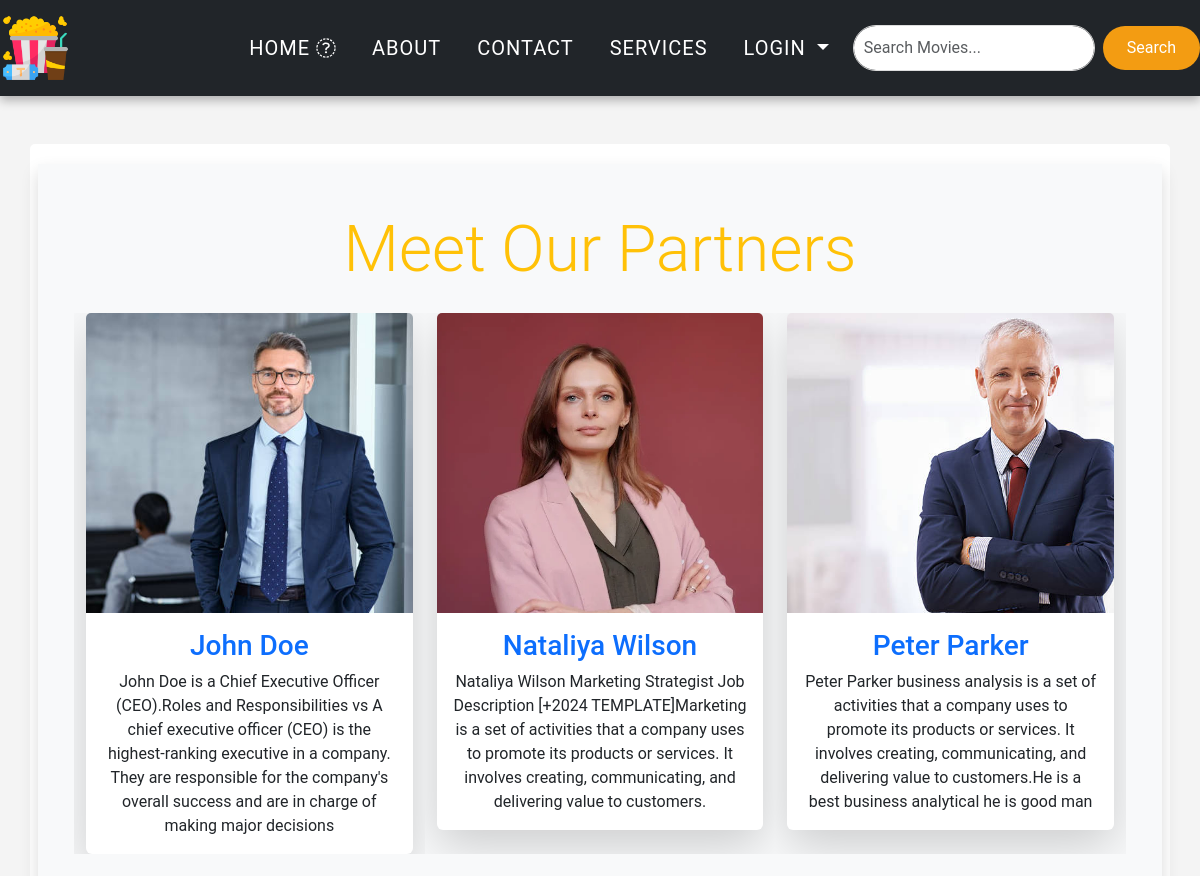
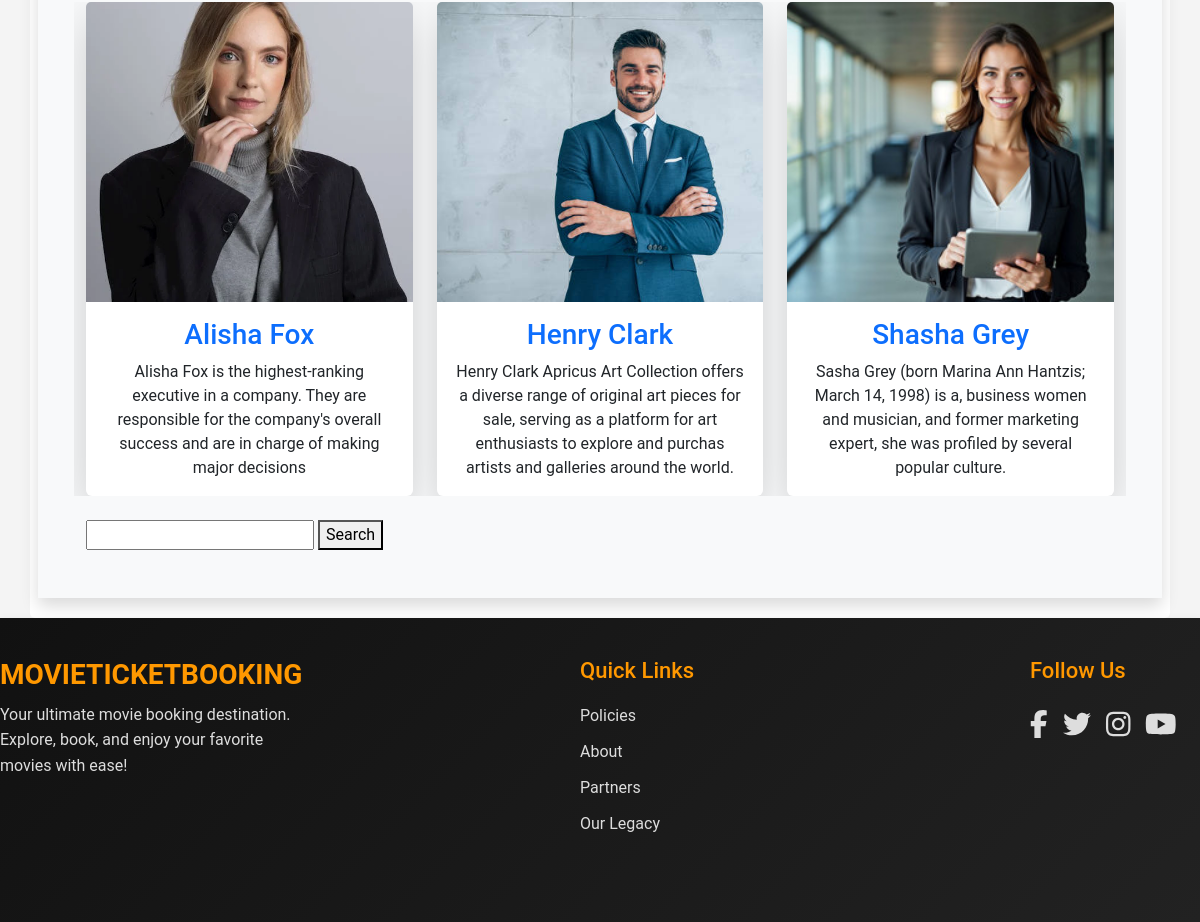
The page /partners/ on the database its author committed (2 pictures, top to bottom).
### movieapp/models.py (models this page shows, shortened)
class Partner(models.Model):
    name = models.CharField(max_length=100)
    image = models.ImageField(upload_to='partners/')
    description = models.TextField()
    @staticmethod
    def partners():
        return Partner.objects.all()

### movieapp/views.py (the view)
# urls.py: path('partners/', views.partners, name='partners'),
def partners(request):
    partners = Partner.objects.all()  # Fetch all partners from the database
    return render(request, 'partners.html', {'partners': partners})

### movieapp/templates/partners.html (shortened to what this page needs)
{% extends "base.html" %}
{% load static %}
{% block tarun %}
<div class="container mt-5">
    <div class="row">
        <div class="col-12 shadow p-5 rounded-lg bg-light">
            <h1 class="text-center text-warning display-3 mb-4">Meet Our Partners</h1>
            <div class="row g-4">
                {% for p in partners %}
                <div class="col-md-4 partner-card">
                    <div class="card shadow-lg border-0 rounded">
                        <img src="{{ p.image.url }}" alt="{{ p.name }}" class="card-img-top img-fluid" style="height: 300px; object-fit: cover;">
                        <div class="card-body">
                            <h3 class="card-title text-center text-primary">{{ p.name }}</h3>
                            <p class="card-text text-center">{{ p.description }}</p>
                        </div>
                    </div>
                </div>
                {% endfor %}
                <form action=""method='get'>
                    <input type="text"name="search2">
                    <button type="submit">Search</button>
                </form>
            </div>
        </div>
    </div>
</div>
{% include "footer.html" %}
{% endblock tarun %}

### movieapp/templates/base.html (shortened to what this page needs)
{% load static %}
{% block main %}
<!doctype html>
<html lang="en">
  <head>
    <link href="https://cdn.jsdelivr.net/npm/bootstrap@5.3.3/dist/css/bootstrap.min.css" rel="stylesheet">
    <link rel="stylesheet" href="{% static 'app/css/owl.carousel.min.css' %}">
    <link rel="stylesheet" href="{% static 'app/css/all.min.css' %}">
    <link rel="stylesheet" href="{% static 'app/css/stylesheet.css' %}">
  </head>
  <body>
    <div class="container-fluid">
      <div class="row">
        <div class="col-12">
          <nav class="navbar navbar-expand-lg navbar-dark bg-dark w-100">
            <a class="navbar-brand" href="{% url "home" %}">
                <img src="{% static 'app/images/cinema.png' %}" alt="logo" class="img-fluid" style="width: 70px; height: 70px;">
            </a>
            <div class="collapse navbar-collapse" id="navbarNav">
              <ul class="navbar-nav ms-auto">
                <li class="nav-item"><a class="nav-link fs-5" href="{% url 'home' %}">HOME <i class="fa-regular fa-house"></i></a></li>
                <li class="nav-item"><a class="nav-link fs-5" href="{% url 'about' %}">ABOUT</a></li>
                <li class="nav-item"><a class="nav-link fs-5" href="{% url 'contact' %}">CONTACT</a></li>
                <li class="nav-item"><a class="nav-link fs-5" href="{% url 'services' %}">SERVICES</a></li>
                {% if user.is_authenticated %}
                <li class="nav-item dropdown">
                  <h3 class="nav-link dropdown-toggle fs-5"id="navbarDropdown" role="button" data-bs-toggle="dropdown" aria-expanded="false">
                    Welcome,<span style="color:aqua;"> {{ user.username }}</span>
                  </h3>
                  <ul class="dropdown-menu" aria-labelledby="navbarDropdown">
                    {% if user.is_staff %}
                    <li><a class="dropdown-item" href="{% url 'ticket_details' %}">Ticket Details</a></li>
                    {% endif %}
                    <li><a class="dropdown-item" href="{% url 'logout' %}">Logout</a></li>
                  </ul>
                </li>
                {% else %}
                <li class="nav-item dropdown">
                  <a class="nav-link dropdown-toggle fs-5" href="#" id="navbarDropdown" role="button" data-bs-toggle="dropdown" aria-expanded="false">
                    Login
                  </a>
                </li>
                {% endif %}
              </ul>
              <form class="d-flex ms-3" method="post" id="searchForm">
                <input class="form-control me-2" type="search" name="query" id="searchInput" placeholder="Search Movies..." aria-label="Search">
                <button class="btn btn-warning" type="submit" id="searchBtn">Search</button>
              </form>
            </div>
          </nav>
        </div>
      </div>
    </div>
    <br><br> <br> <br>
    {% block tarun %}{% endblock tarun %}
  </body>
</html>
{% endblock main %}

### movieapp/templates/footer.html (shortened to what this page needs)
{% load static %}
{% block tarun %}
<!DOCTYPE html>
<html lang="en">
<head>
</head>
<body>
    <footer>
        <div class="footer-container">
            <div class="footer-logo">
                <h2>MovieTicketBooking</h2>
                <p>Your ultimate movie booking destination. Explore, book, and enjoy your favorite movies with ease!</p>
            </div>
            <div class="footer-links">
                <h3>Quick Links</h3>
                <ul>
                    <li><a href="{% url "policies" %}">Policies</a></li>
                    <li><a href="{% url "about" %}">About</a></li>
                    <li><a href="{% url "partners" %}">Partners</a></li>
                    <li><a href="{% url "our_legacy" %}">Our Legacy</a></li>
                </ul>
            </div>
            <div class="footer-social">
                <h3>Follow Us</h3>
                <ul>
                    <li><a href="https://www.facebook.com/" target="_blank"><i class="fab fa-facebook-f"></i></a></li>
                    <li><a href="https://www.x.com/" target="_blank"><i class="fab fa-twitter"></i></a></li>
                    <li><a href="https://www.instagram.com/accounts/login/?hl=en" target="_blank"><i class="fab fa-instagram"></i></a></li>
                    <li><a href="https://www.youtube.com/" target="_blank"><i class="fab fa-youtube"></i></a></li>
                </ul>
            </div>
        </div>
    </footer>
</body>
</html>
{% endblock tarun %}

### movieapp/static/app/css/stylesheet.css (style rules this page uses)
body { font-family: 'Arial', sans-serif; margin: 0; padding: 0; background-color: #f4f4f4; width: 100%; }
.container-fluid { padding-left: 0; padding-right: 0; }
.navbar { background-color: #222; box-shadow: 0 4px 10px rgba(0, 0, 0, 0.3); width: 100%; z-index: 1000; position: sticky; top: 0; }
.navbar .navbar-nav .nav-item { margin-left: 20px; }
.navbar .nav-link { font-size: 18px; text-transform: uppercase; letter-spacing: 1px; color: #fff; padding: 12px 20px; border-radius: 5px; transition: all 0.3s ease; }
.navbar .navbar-brand img { width: 70px; height: 70px; transition: transform 0.3s ease; }
#searchForm { display: flex; align-items: center; }
#searchInput { width: 250px; padding: 10px; border-radius: 25px; border: 1px solid #ddd; transition: all 0.3s ease; }
#searchBtn { background-color: #f39c12; border: none; color: white; padding: 10px 20px; border-radius: 25px; cursor: pointer; transition: all 0.3s ease; }
.container { width: 100%; margin: auto; background: white; padding: 20px; border-radius: 5px; }
.btn { display: block; margin: auto; width: 100%; }

### movieapp/templates/base.html (style rules this page uses)
body { font-family: 'Arial', sans-serif; margin: 0; padding: 0; background-color: #f4f4f4; width: 100%; }
.container-fluid { padding-left: 0; padding-right: 0; }

### movieapp/templates/partners.html (style rules this page uses)
.partner-card { position: relative; overflow: hidden; }
.partner-card .card { transition: transform 0.3s ease-in-out, box-shadow 0.3s ease-in-out; }
.partner-card .card-img-top { transition: transform 0.3s ease-in-out; }

### movieapp/templates/footer.html (style rules this page uses)
body { font-family: 'Roboto', sans-serif; margin: 0; padding: 0; background-color: #f4f4f4; }
footer { background: linear-gradient(135deg, #111, #222); color: #fff; padding: 40px 0; position: relative; box-shadow: 0 4px 10px rgba(0, 0, 0, 0.1); }
.footer-container { display: flex; justify-content: space-between; align-items: flex-start; max-width: 1200px; margin: 0 auto; flex-wrap: wrap; }
.footer-logo { flex: 1; max-width: 300px; margin-bottom: 30px; }
.footer-logo h2 { font-size: 28px; font-weight: bold; color: #ff9800; margin-bottom: 10px; text-transform: uppercase; }
.footer-logo p { font-size: 16px; color: #ddd; line-height: 1.6; }
.footer-links { flex: 1; max-width: 200px; padding-left: 30px; margin-bottom: 30px; }
.footer-links h3 { font-size: 22px; margin-bottom: 20px; color: #ff9800; }
.footer-links ul { list-style-type: none; padding-left: 0; }
.footer-links ul li { margin-bottom: 12px; }
.footer-links ul li a { text-decoration: none; color: #ddd; font-size: 16px; transition: color 0.3s ease, transform 0.3s ease; }
.footer-social { flex: 1; max-width: 200px; padding-left: 30px; margin-bottom: 30px; }
.footer-social h3 { font-size: 22px; margin-bottom: 20px; color: #ff9800; }
.footer-social ul { list-style-type: none; padding-left: 0; display: flex; justify-content: flex-start; }
.footer-social ul li { margin-right: 15px; }
.footer-social ul li a { font-size: 28px; color: #ddd; transition: color 0.3s ease, transform 0.3s ease; }

### rows shown on the page
Partner: image (picture), name "John Doe", description "John Doe is a Chief Executive Officer (CEO).Roles and Responsibilities vs A chief executive officer (CEO) is the highest-ranking executive in a company. They are responsible for the company's overall success and are in charge of making major decisions"
Partner: image (picture), name "Nataliya Wilson", description "Nataliya Wilson Marketing Strategist Job Description [+2024 TEMPLATE]Marketing is a set of activities that a company uses to promote its products or services. It involves creating, communicating, and delivering value to customers."
Partner: image (picture), name "Peter Parker", description "Peter Parker business analysis is a set of activities that a company uses to promote its products or services. It involves creating, communicating, and delivering value to customers.He is a best business analytical he is good man"
Partner: image (picture), name "Alisha Fox", description "Alisha Fox is the highest-ranking executive in a company. They are responsible for the company's overall success and are in charge of making major decisions"
Partner: image (picture), name "Henry Clark", description "Henry Clark Apricus Art Collection offers a diverse range of original art pieces for sale, serving as a platform for art enthusiasts to explore and purchas artists and galleries around the world."
Partner: image (picture), name "Shasha Grey", description "Sasha Grey (born Marina Ann Hantzis; March 14, 1998) is a, business women and musician, and former marketing expert, she was profiled by several popular culture."
